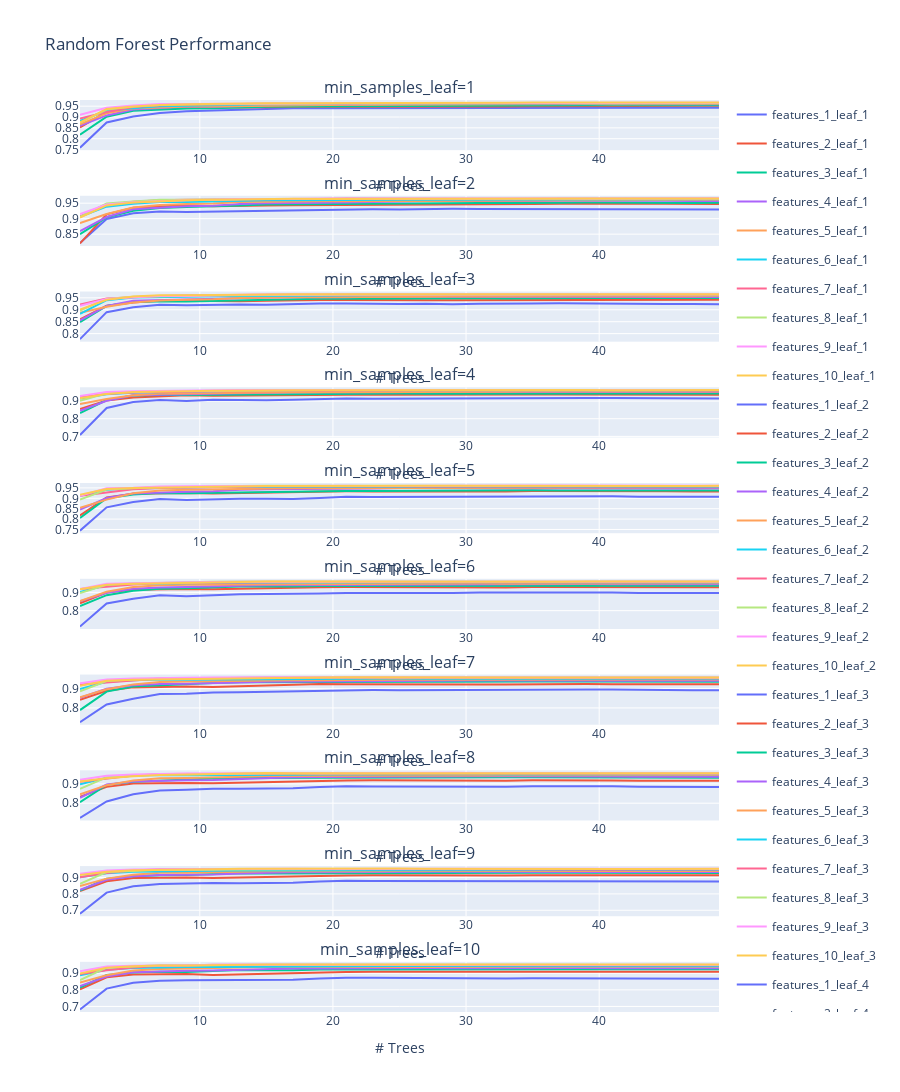

The code cell stored with this chart in its notebook:
### Markdown cell above
# Setting Up Models

### Code cell
# Predictors
predictors = stonks.data_frame.filter(regex='Close_L')
# Outcome
outcome=stonks.data_frame["Close"]

(X_train, X_test, Y_train, Y_test) = train_test_split(predictors, 
                                                  outcome,
                                                  random_state=43,
                                                  test_size=0.25)


pipe_random_forest = Pipeline([
    ('scaler', preprocessing.StandardScaler()), 
    ('classifier', RandomForestRegressor(random_state=SEED))
])


def get_n_estimators_from_input():

    prompting_user_input = True
    while prompting_user_input:
        min_estimators = input("What's the minimum number of trees that should be in our forest?\n(Type 'Exit' to quit)\n")
        
        if min_estimators.isnumeric():
            min_estimators = int(min_estimators)
            
            if min_estimators < 1:
                print("The minimum number of trees must be at least 1 — please retry\n")
            else:
                prompting_user_input = False
            
        elif "exit" in min_estimators.lower():
                sys.exit("Exiting program")
        else:
            print("""Non-integer passed as input — please retry.\n""")   
      
    prompting_user_input = True
    while prompting_user_input:
        max_estimators = input("What's the maximum number of trees that should be in our forest?\n(Type 'Exit' to quit)\n")
        
        if max_estimators.isnumeric():
            max_estimators = int(max_estimators)
            
            if max_estimators < min_estimators:
                print("The maximum number of trees must be more than the minimum number" +
                      f" of trees (currently {min_estimators}) — please retry.\n")
            else:
                prompting_user_input = False
            
        elif "exit" in max_estimators.lower():
                sys.exit("Exiting program")
        else:
            print("Non-integer passed as input — please retry.\n") 
            
    
    if max_estimators - min_estimators < 2:
        return [min_estimators, max_estimators]
    
    prompting_user_input = True
    while prompting_user_input:
        num_steps = input(f"How many values should we look at between {min_estimators} and {max_estimators}?" + 
                          " \n(Type 'Exit' to quit)\n")
        
        if num_steps.isnumeric():
            num_steps = int(num_steps)
            
            if num_steps < 1:
                print("The number of values examined must be at least 1 — please retry\n")
            else:
                step_size = int( (max_estimators + 1 - min_estimators) / (num_steps )) 
                prompting_user_input = False
                return np.arange(min_estimators, max_estimators + 1, step_size)
            
        elif "exit" in num_steps.lower():
                sys.exit("Exiting program")
        else:
            print("Non-integer passed as input — please retry.\n") 
            
            



def get_n_features_from_input(predictors_list):
    
    if not isinstance(predictors_list, pd.DataFrame):
        raise ValueError("data_frame must be a pandas DataFrame object")
    
    n_features = predictors_list.shape[1]

    prompting_user_input = True
    while prompting_user_input:
        min_features = input("Give a lower bound for the number of predictors each tree in " +
                             f"our forest should consider (between 1 and {n_features})\n(Type 'Exit' to quit)\n")
        
        if min_features.isnumeric():
            min_features = int(min_features)
            
            if min_features < 1:
                print("The minimum number of features must be at least 1 — please retry\n")
            elif min_features > n_features:
                print("The minimum number of features should not exceed the total number of variables" +
                      f" (currently {n_features}) — please retry\n")
            else:
                prompting_user_input = False
            
        elif "exit" in min_features.lower():
                sys.exit("Exiting program")
        else:
            print("""Non-integer passed as input — please retry.\n""")   
      
    prompting_user_input = True
    while prompting_user_input:
        max_features = input("Give an upper bound for the number of predictors each tree in " +
                             f"our forest should consider (between {min_features} and {n_features})\n(Type 'Exit' to quit)\n")
        
        if max_features.isnumeric():
            max_features = int(max_features)
            
            if max_features < min_features:
                print("The upper bound should be greater than the lower bound" +
                      f" (currently {min_features}) — please retry.\n")
            else:
                prompting_user_input = False
            
        elif "exit" in max_estimators.lower():
                sys.exit("Exiting program")
        else:
            print("Non-integer passed as input — please retry.\n") 
            
    
    if max_features - min_features < 2:
        return [min_features, max_features]
    
    prompting_user_input = True
    while prompting_user_input:
        num_steps = input(f"How many values should we look at between {min_features} and {max_features}?" + 
                          " \n(Type 'Exit' to quit)\n")
        
        if num_steps.isnumeric():
            num_steps = int(num_steps)
            
            if num_steps < 1:
                print("The number of values examined must be at least 1 — please retry\n")
            else:
                step_size = int( (max_features + 1 - min_features) / (num_steps )) 
                prompting_user_input = False
                return np.arange(min_features, max_features + 1, step_size)
            
        elif "exit" in num_steps.lower():
                sys.exit("Exiting program")
        else:
            print("Non-integer passed as input — please retry.\n")
            
            
def get_n_leaf_from_input():
    

    prompting_user_input = True
    while prompting_user_input:
        min_leaf = input("Give a lower bound for the number of samples in each tree" +
                             "\n(Type 'Exit' to quit)\n")
        
        if min_leaf.isnumeric():
            min_leaf = int(min_leaf)
            
            if min_leaf < 1:
                print("The minimum number of samples must be at least 1 — please retry\n")
            else:
                prompting_user_input = False
            
        elif "exit" in min_leaf.lower():
                sys.exit("Exiting program")
        else:
            print("""Non-integer passed as input — please retry.\n""")   
      
    prompting_user_input = True
    while prompting_user_input:
        max_leaf = input("Give an upper bound for the number of samples in each tree" +
                             "\n(Type 'Exit' to quit)\n")
        
        if max_leaf.isnumeric():
            max_leaf = int(max_leaf)
            
            if max_leaf < min_leaf:
                print("The upper bound should be greater than the lower bound" +
                      f" (currently {min_leaf}) — please retry.\n")
            else:
                prompting_user_input = False
            
        elif "exit" in max_leaf.lower():
                sys.exit("Exiting program")
        else:
            print("Non-integer passed as input — please retry.\n") 
            
    
    if max_leaf - min_leaf < 2:
        return [min_leaf, max_leaf]
    
    prompting_user_input = True
    while prompting_user_input:
        num_steps = input(f"How many values should we look at between {min_leaf} and {max_leaf}?" + 
                          " \n(Type 'Exit' to quit)\n")
        
        if num_steps.isnumeric():
            num_steps = int(num_steps)
            
            if num_steps < 1:
                print("The number of values examined must be at least 1 — please retry\n")
            elif int( (max_leaf + 1 - min_leaf) / (num_steps)) < 1:
                print(f"Cannot subdivide the interval [{min_leaf}, {max_leaf}] into that many integers — please retry\n")
            else:
                step_size = int( (max_leaf + 1 - min_leaf) / (num_steps)) 
                prompting_user_input = False
                return np.arange(min_leaf, max_leaf + 1, step_size)
            
        elif "exit" in num_steps.lower():
                sys.exit("Exiting program")
        else:
            print("Non-integer passed as input — please retry.\n")
            
            
        
n_estimators = get_n_estimators_from_input()
n_features = get_n_features_from_input(predictors)
n_leaf = get_n_leaf_from_input()





params={'classifier__max_features': n_features,
        'classifier__n_estimators': n_estimators,
        'classifier__min_samples_leaf':n_leaf
        }


cross_folds = 10
print(f"\n\nRunning {cross_folds*len(n_features)*len(n_estimators)*len(n_leaf)} models .....\n\n" )
search = GridSearchCV(pipe_random_forest, params, cv=cross_folds, n_jobs=5)
search.fit(X_train, Y_train)




scores_mean = search.cv_results_['mean_test_score'].reshape(len(n_features), 
                                                            len(n_leaf),
                                                            len(n_estimators))
random_forest_performance = pd.DataFrame({
    "Trees" : n_estimators
})


titles=[f'min_samples_leaf={leaf}' for leaf in n_leaf]
subs= make_subplots(rows=len(n_leaf),
                    cols=1, 
                    subplot_titles=titles
                   )


for idx_1, val_1 in enumerate(n_leaf):
    for idx_2, val_2 in enumerate(n_features):
        feature_str = "features_" + str(val_2)  + "_leaf_" + str(val_1)
        random_forest_performance[feature_str] = scores_mean[idx_2,idx_1,:]
        
    figure_traces = []
    fig = px.line(random_forest_performance, x="Trees",
                  y=[col for col in random_forest_performance.columns if f'leaf_{val_1}' in col],
                 title=f"Random Forest Performance (leaf={val_1})").update_layout(yaxis_title="R^2 value")
    for trace in range(len(fig["data"])):
        figure_traces.append(fig["data"][trace])
    for traces in figure_traces:
        subs.append_trace(traces, row=(idx_1 + 1), col=1)
        
    subs.update_xaxes(title_text="# Trees", row=(idx_1 + 1), col=1)

    
subs.update_layout(height=(250 * len(n_leaf)), title_text="Random Forest Performance")
subs.show()        
        
    
print(f"\nThe best performing Random Forest had {search.best_params_['classifier__n_estimators']} trees;" +
     "\nin each tree, a split point is only considered if it leaves " +
      f"{search.best_params_['classifier__min_samples_leaf']} samples in each of the left & right branches." +
     f"\nEach decision tree only considered {search.best_params_['classifier__max_features']}" +
     " predictors when looking for the best split.\nThis gave a mean R^2 score of " +
     f"{search.best_score_} across the {cross_folds} folds of the training data.\n")    
    

print("\n\n")
print('Training set score: ' + str(search.score(X_train, Y_train)))
print('Test set score: ' + str(search.score(X_test, Y_test)))
